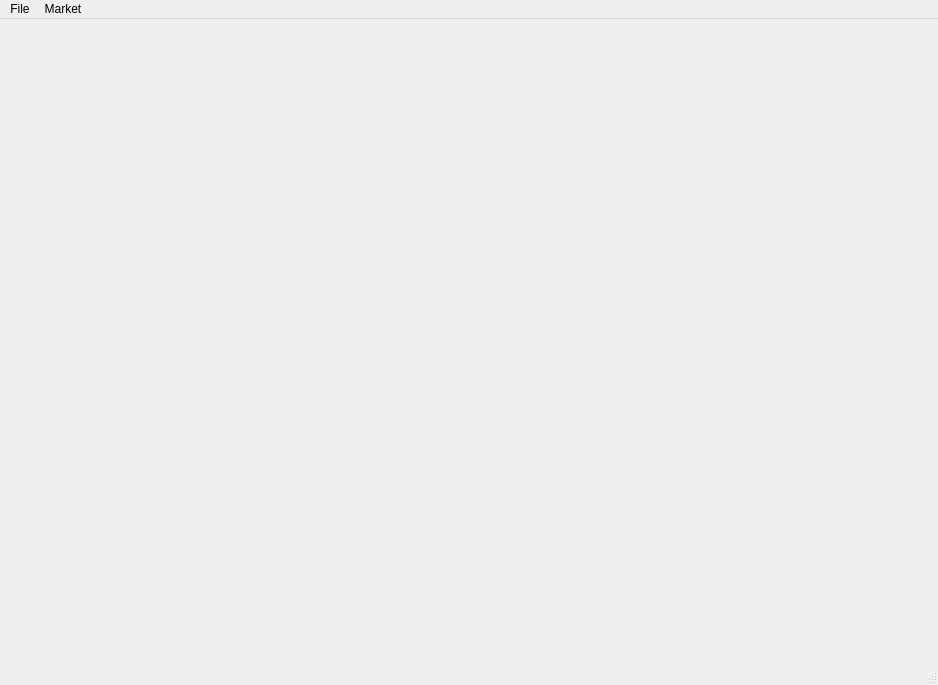
<?xml version="1.0" encoding="UTF-8"?>
<ui version="4.0">
 <class>MainWindow</class>
 <widget class="QMainWindow" name="MainWindow">
  <property name="geometry">
   <rect>
    <x>0</x>
    <y>0</y>
    <width>938</width>
    <height>685</height>
   </rect>
  </property>
  <property name="windowTitle">
   <string>MainWindow</string>
  </property>
  <widget class="QWidget" name="centralwidget"/>
  <widget class="QMenuBar" name="menubar">
   <property name="geometry">
    <rect>
     <x>0</x>
     <y>0</y>
     <width>938</width>
     <height>22</height>
    </rect>
   </property>
   <property name="defaultUp">
    <bool>false</bool>
   </property>
   <widget class="QMenu" name="menuFile">
    <property name="title">
     <string>File</string>
    </property>
    <addaction name="actionNew_Wallet"/>
    <addaction name="actionOpen_Wallet"/>
    <addaction name="actionQuit"/>
   </widget>
   <widget class="QMenu" name="menuMarket">
    <property name="title">
     <string>Market</string>
    </property>
    <widget class="QMenu" name="menuNew_Order">
     <property name="title">
      <string>New Order</string>
     </property>
     <widget class="QMenu" name="menuOption">
      <property name="title">
       <string>Option</string>
      </property>
      <addaction name="actionVanillaCall"/>
      <addaction name="actionVanillaPut"/>
     </widget>
     <addaction name="menuOption"/>
     <addaction name="actionFuture"/>
    </widget>
    <addaction name="actionOrder_book"/>
    <addaction name="menuNew_Order"/>
   </widget>
   <addaction name="menuFile"/>
   <addaction name="menuMarket"/>
  </widget>
  <widget class="QStatusBar" name="statusbar"/>
  <action name="actionNew_Wallet">
   <property name="text">
    <string>New Wallet</string>
   </property>
  </action>
  <action name="actionOpen_Wallet">
   <property name="text">
    <string>Open Wallet</string>
   </property>
  </action>
  <action name="actionQuit">
   <property name="text">
    <string>Quit</string>
   </property>
  </action>
  <action name="actionRegister">
   <property name="text">
    <string>Register</string>
   </property>
  </action>
  <action name="actionLogin">
   <property name="text">
    <string>Login</string>
   </property>
  </action>
  <action name="actionLogout">
   <property name="text">
    <string>Logout</string>
   </property>
  </action>
  <action name="actionOrder_book">
   <property name="text">
    <string>Order book</string>
   </property>
  </action>
  <action name="actionFuture">
   <property name="text">
    <string>Future</string>
   </property>
  </action>
  <action name="actionVanillaCall">
   <property name="text">
    <string>VanillaCall</string>
   </property>
  </action>
  <action name="actionVanillaPut">
   <property name="text">
    <string>VanillaPut</string>
   </property>
  </action>
 </widget>
 <resources/>
 <connections>
  <connection>
   <sender>actionQuit</sender>
   <signal>triggered()</signal>
   <receiver>MainWindow</receiver>
   <slot>close()</slot>
   <hints>
    <hint type="sourcelabel">
     <x>-1</x>
     <y>-1</y>
    </hint>
    <hint type="destinationlabel">
     <x>468</x>
     <y>342</y>
    </hint>
   </hints>
  </connection>
  <connection>
   <sender>actionNew_Wallet</sender>
   <signal>triggered()</signal>
   <receiver>MainWindow</receiver>
   <slot>new_wallet()</slot>
   <hints>
    <hint type="sourcelabel">
     <x>-1</x>
     <y>-1</y>
    </hint>
    <hint type="destinationlabel">
     <x>468</x>
     <y>342</y>
    </hint>
   </hints>
  </connection>
  <connection>
   <sender>actionOpen_Wallet</sender>
   <signal>triggered()</signal>
   <receiver>MainWindow</receiver>
   <slot>open_wallet()</slot>
   <hints>
    <hint type="sourcelabel">
     <x>-1</x>
     <y>-1</y>
    </hint>
    <hint type="destinationlabel">
     <x>468</x>
     <y>342</y>
    </hint>
   </hints>
  </connection>
  <connection>
   <sender>actionOrder_book</sender>
   <signal>triggered()</signal>
   <receiver>MainWindow</receiver>
   <slot>open_market_window()</slot>
   <hints>
    <hint type="sourcelabel">
     <x>-1</x>
     <y>-1</y>
    </hint>
    <hint type="destinationlabel">
     <x>468</x>
     <y>342</y>
    </hint>
   </hints>
  </connection>
 </connections>
 <slots>
  <slot>new_wallet()</slot>
  <slot>open_wallet()</slot>
  <slot>open_market_window()</slot>
  <slot>open_new_order_future()</slot>
 </slots>
</ui>
